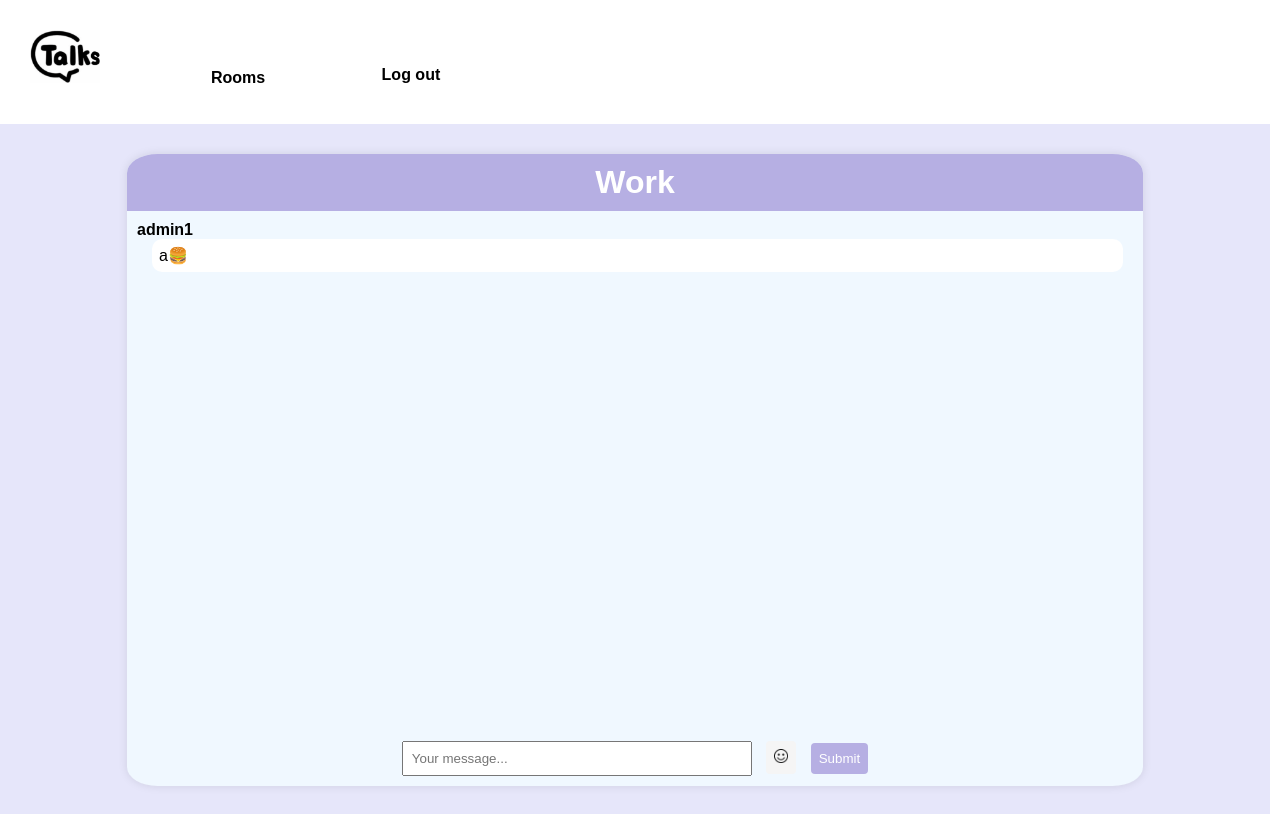
The app's page /rooms/room/work/ (signed in) with its own data.
### room/models.py (models this page shows, shortened)
class Room(models.Model):
    name = models.CharField(max_length=255)
    slug = models.SlugField(unique=True)

class Message(models.Model):
    room = models.ForeignKey(Room, related_name='messages', on_delete=models.CASCADE)
    user = models.ForeignKey(User, related_name='messages', on_delete=models.CASCADE)
    content = models.TextField()
    date_added = models.DateTimeField(auto_now_add=True)
    class Meta:
        ordering = ('date_added',)

### room/views.py (the view)
# urls.py: path('rooms/', include('room.urls')),
@login_required
def room(request, slug):
    room = Room.objects.get(slug=slug)
    messages = list(Message.objects.filter(room=room).order_by('-id')[:25])[::-1]
    return render(request, 'room/room.html', {'room': room, 'messages': messages})

### room/templates/room/room.html (shortened to what this page needs)
{% extends 'chat/base.html' %}
{% load static%}
{% block content %}
<div class="contentbody">
    <div class="chat-header">
        <h1> {{ room.name }} </h1>
    </div>
    <div class="chatbox">
        <div id="chat-messages">
            {% for message in messages %}
            <div>
                <div class="username">
                    <p>{{message.user.username}}</p>
                </div>
                <div class="messagebubble">
                    <p>{{ message.content }}</p>
                </div>
                <br>
            </div>
            {% endfor %}
        </div>
    </div>
    <div class="message-input">
        <form method="post" action=".">
            <input type="text" name="content"placeholder="Your message..." id="chat-message-input">
            <button id="EmojiButton">
                <img width="14" src="{% static 'emoji.png' %}"/>
            </button>
            <button id="chat-message-submit">Submit</button>
        </form>
    </div>
</div>
{% endblock %}

### static/style.css (style rules this page uses)
* { font-family: Arial, sans-serif; margin: 0; padding: 0; justify-content: center; align-items: center; }
body { background-color: #E6E6FA; }
.chat-header { padding: 10px; background-color: #b6afe3; color: #fff; display: flex; align-items: center; }
.contentbody { margin :auto; border-radius: 8px; overflow: hidden; box-shadow: 0 0 10px rgba(0, 0, 0, 0.1); width: 80%; height:90%; border-radius:3%; background-color: aliceblue; margin-bottom: 60px; }
.message-input { padding: 10px; display: flex; align-items: center; }
#chat-message-input { padding: 8px; box-sizing: border-box; width:350px; }
button { margin-left: 10px; padding: 8px; cursor: pointer; background-color: #b6afe3; color: white ; border: none; border-radius: 4px; }
#EmojiButton { background-color: whitesmoke; }
.chatbox { width: 700px; height: 500px; overflow-y: auto; padding: 10px; width:100%; }
.messagebubble { align-items: center; margin-bottom: 10px; margin-right: 30px; margin-left: 15px; padding: 7px; background-color: white; border-radius: 10px; word-wrap: break-word; }
.username p { font-weight: bold; }

### records on screen
Room: name "Work"
Message: user.username "admin1", content "a🍔"
